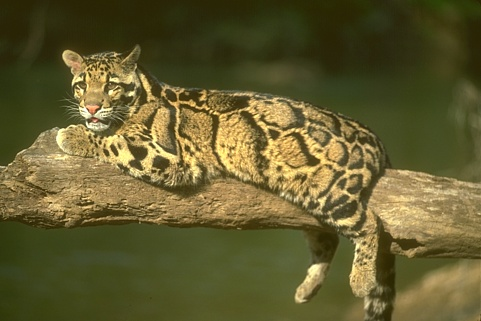
%> input picture epllcode/160068.jpg, 481 x 321 px
$ octave --eval "result = est_kernel_params(im2double(imread('epllcode/160068.jpg')));"   (GNU Octave 9; MATLAB toolbox functions it lacks are replaced by stand-ins)
%> lines starting %> are read from the running program, lines starting %| are printed output that depends on the picture; in (x1, y1, x2, y2) boxes, pixels count from 0 and x2, y2 are one past the last pixel; in counts of white or black regions, pixels touching at a corner belong together; the program's own positions count from 1
### est_attenuation.m
function [ c ] = est_attenuation( I, dx, dy )
%Find harris corners to est attenuation
corners=corner(I);
w=5;
weight=zeros(size(corners,1));
attn=zeros(size(corners,1));
for i = 1:size(corners,1)
    a=corners(i,:);
    x=a(1);
    y=a(2);
    p1=get_patch(I,x,y,w);
    nx=x+dx;
    ny=y+dy;
    p2=get_patch(I,nx,ny,w);
    if(isempty(p1)||isempty(p2))
        %disp('not empty');
        continue;
    end
    auto_corr=xcorr2(p1,p1);
%     p1v=var(p1);
%     p2v=var(p2);
     p1v=max(p1(:))-min(p1(:));
     p2v=max(p2(:))-min(p2(:));
    attn(i)=sqrt(p2v/p1v);
    if(attn(i)<1)
        score=-sum(sum(p1.*p2))/(sqrt(sum(sum(p1^2)))*sqrt(sum(sum(p2^2))));
        weight(i)=exp(-score/(2*(0.2^2)));
    end
end

c= sum(weight.*attn)/sum(weight);
end

### get_patch.m
function [ patch ] = get_patch( I,x,y,w)
% assuming w is odd
if ((x>w) && (y>w) &&((x+w)<size(I,2)) && ((y+w)<size(I,1)))
    patch=I(y-w:y+w,x-w:x+w);
else
    patch=[];
end


end

### est_kernel_params.m
function [dx,dy,c] = est_kernel_params(I)
%I is rgb image
I=rgb2gray(I);
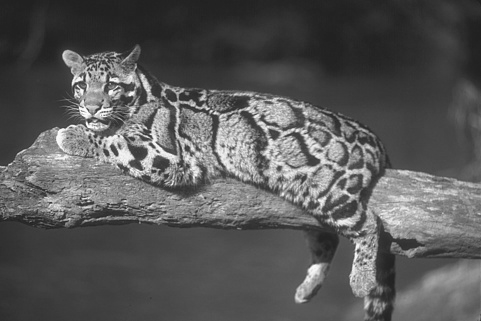
%> I: size 321x481 double; min 0.125, max 0.994, mean 0.35
%define a laplacian filter
filter_lp=[0 -1 0; -1 4 -1; 0 -1 0];
img_lp=imfilter(I,filter_lp);
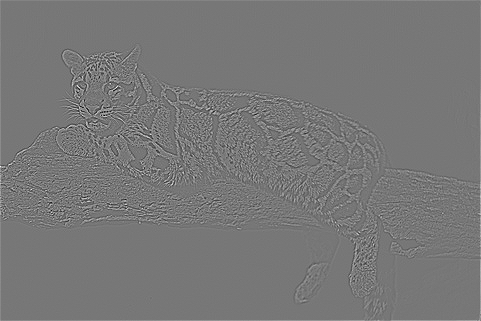
%> img_lp: size 321x481 double; min -1.34, max 1.52, mean 0.0026; drawn with min black and max white

%compute autocorrelation
auto_corr=xcorr2(img_lp);

%compute local max filter in 5x5 window
lmax1=ordfilt2(auto_corr,25, true(5));
lmax2=ordfilt2(auto_corr,24, true(5));
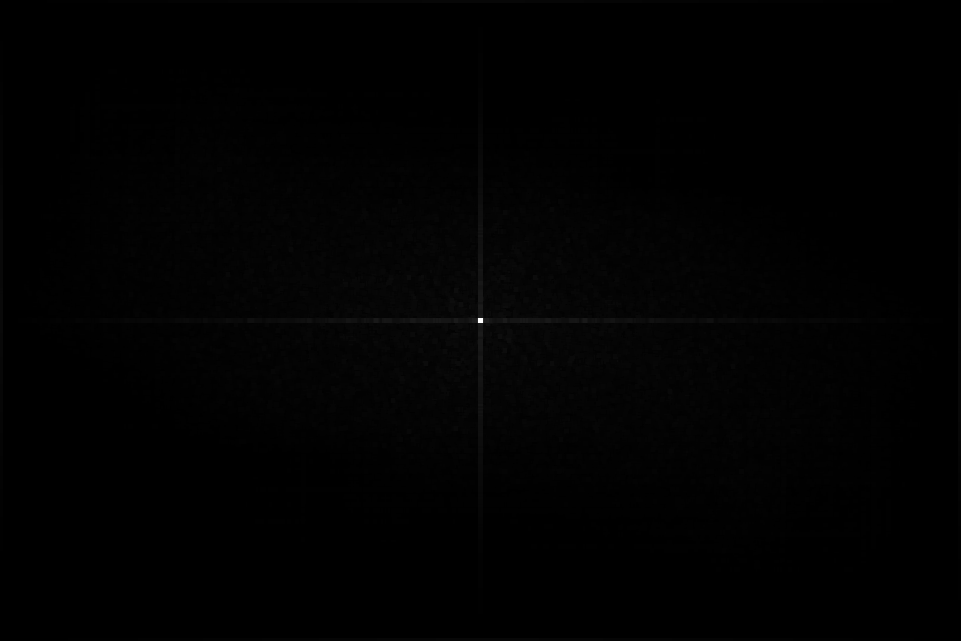
%> lmax2: size 641x961 double; min -0.17, max 732, mean 5; drawn with min black and max white

%Discard local maxima in neighborhoods where the first and
%second maxima are closer than a predefined threshold

% This removes local maxima caused due to
%locally flat or repetative structures.

threshold=70;
coords=(lmax1-lmax2)>=threshold;
%> coords: size 641x961 logical; 0.01% white; 1 white region, box (x1, y1, x2, y2) and area: (477, 315, 484, 326) 65

%We also remove local maxima within 4 pixels of origin
coords(end/2-4:end/2+4,end/2-4:end/2+4)=0;
%> coords: size 641x961 logical; 0% white in thin lines or dots, all inside (x1, y1, x2, y2) = (478, 315, 483, 326)

%We select the largest one among the local maximas as
%the Ghosting distance

lmax=lmax1.*coords;
[d_len,d]=max(lmax(:));
%> d_len = 165.4; d = 306714
[dy dx]=ind2sub(size(lmax),d);
%> dy = 316; dx = 479
%Subtract with offset
dy=floor(size(I,1)-dy);
%> dy = 5
dx=floor(size(I,2)-dx);
%> dx = 2
dx=30;
dy=0;

%corners=corner(I);
c=0;
c=est_attenuation(I,dx,dy);
%> in est_attenuation, `corners=corner(I);`: corners = 200 rows, first 12: [111 80; 89 124; 151 135; 208 110; 215 114; 80 108; 78 86; 103 109; 82 79; 117 156; 84 91; 114 91]
%> in est_attenuation, `weight=zeros(size(corners,1));`: weight: size 200x200 double; every value is 0
%> the loop in est_attenuation, `for i = 1:size(corners,1)` made 200 passes
%> (x, y, nx, ny, p1v, p2v, score) on passes 1, 2, 3, 4, 5, 7, 8, 9, 12, 13, 14, 15: (111, 80, 141, 80, 0.742, 0.7, -0.0933), (89, 124, 119, 124, 0.757, 0.538, -0.0911), (151, 135, 181, 135, 0.746, 0.66, -0.0858), (208, 110, 238, 110, 0.699, 0.656, -0.0872), (215, 114, 245, 114, 0.718, 0.7, -0.0904), (78, 86, 108, 86, 0.769, 0.755, -0.0929), (103, 109, 133, 109, 0.766, 0.698, -0.0921), (82, 79, 112, 79, 0.754, 0.742, -0.0935), (114, 91, 144, 91, 0.738, 0.709, -0.09), (157, 143, 187, 143, 0.712, 0.689, -0.0878), (80, 90, 110, 90, 0.769, 0.757, -0.095), (73, 85, 103, 85, 0.749, 0.683, -0.0923)
%> (x, y, nx, ny, p1v, p2v) on passes 6, 10, 11, 19, 30, 31: (80, 108, 110, 108, 0.785, 0.805), (117, 156, 147, 156, 0.706, 0.726), (84, 91, 114, 91, 0.685, 0.738), (71, 127, 101, 127, 0.724, 0.765), (134, 159, 164, 159, 0.717, 0.725), (51, 204, 81, 204, 0.669, 0.699)
%> pass 1, in est_attenuation, `auto_corr=xcorr2(p1,p1);`:
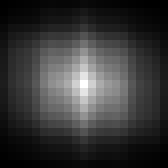
%> auto_corr: size 21x21 double (shown 8 times larger); min 0.215, max 35.78, mean 7.9; drawn with min black and max white
%> pass 3, in est_attenuation, `auto_corr=xcorr2(p1,p1);`:
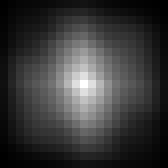
%> auto_corr: size 21x21 double (shown 8 times larger); min 0.191, max 47.98, mean 10.9; drawn with min black and max white
%> after the loop in est_attenuation, `for i = 1:size(corners,1)`:
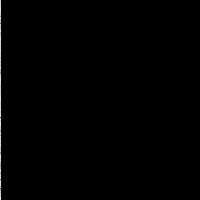
%> attn: size 200x200 double; min 0, max 1.16, mean 0.0046; drawn with min black and max white
%> after the loop in est_attenuation, `for i = 1:size(corners,1)`:
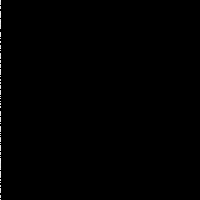
%> weight: size 200x200 double; min 0, max 3.46, mean 0.0114; drawn with min black and max white
%> after the loop in est_attenuation, `for i = 1:size(corners,1)`: score = -0.0883
%> in est_attenuation, `c= sum(weight.*attn)/sum(weight);`: c = 0.88
%> c = 0.88
%> `result = est_kernel_params(im2double(imread('epllcode/160068.jpg')));`: result = 30
